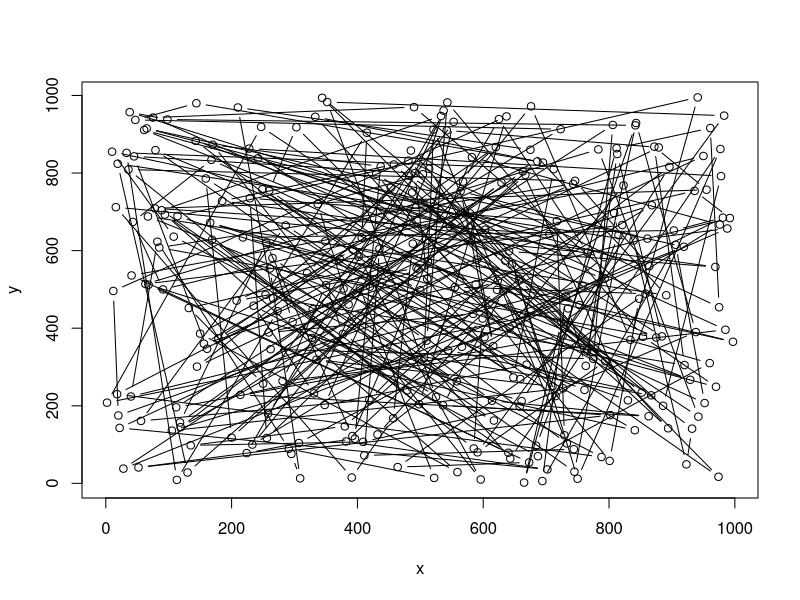

Write R code to recreate this figure. (Note: this script raises an error after producing the figure.)
###########################################
# Description
################

# The Travelling Salesman Problem (TSP) is one of the most intensively studied problems in optimizations research. 

# The problem is formulated as follows:
# Given a list of cities and the pairiwse distances between each city, what is the shortest possible 
# route that connects each city exactly once

# Despite it's easy problem formulation, the TSP is NP-hard and computationally expensive. 
# It is possible that the running time for any algorithm for the TSP increases superpolynomially with the number of cities/nodes

# Here I list several methods which attempt to 'solve' the TSP
# 1) Brutue Forcing - Consider all n! possible routes and choose the one which minimizes the total travelled distance.
# 2) Nearest Neighbour - Beginning with an initial node, iteratively pick the next subsequent node as the node which is closest to the previous node 
# 3) 2 opt - Beginning with an initial route, randomly permute two nodes and accept the new route only if the total distance is minimized 
# 4) Simmulated Anealling - An extension to local descent algorithms with the ability to escape local minima. 
#                           Local minima are escaped through the use of a decaying temperature + acceptance function in which 'worse' solutions are accepted
#                           as intermediary routes with probability roughly proportional to the change in cost function between iterations and 
#                           roughly inversely proportional to the number of iterations  

# Method 1 is compuationally prohibitive for any non-small n and therefore is not considered in this syntax. 
# Method 2 by far offers the quickest solution which reasonably approximates the global solution. However is known to produce local minima.
# Method 3 is a 'greedy' local descent algorithm which iteratively improves the route and will in the long term produce a more optimal solution than method 2
# Method 4 is the slowest, however with the addition of an acceptance function (similar to the Metropolis Hastings Algorithm), has the unique ability to escape local minima.
# Typically method 2 is used to build an iniial framework/route that feeds into more advanced methods. 
# However here I have coded simulated annealing without Nearest Neighbour boosting due to the desire of producing animations that resolve a reasonable solution
# from an initialy poor route choice
 
# Note that in this syntax I have sacrificed some computation speed in order to produce live plot animations of how the route and cost function are changing over time.
# However by updating the plot only once every 0.1 seconds if an improved solution is available, I have greatly reduced the computation burden.
# After running a few microbenchmarks, the bottleneck is in computation of the total distance
#################################################

cities <- 300 
df <- data.frame(x = sample(1000, cities), y = sample(1000, cities))
plot(df, type = 'b')

# Create a reference distance matrix to efficiently calculate the total distance of new candidate routes
dist_mtx <- as.matrix(dist(df))

# Compute the total distance given the ordering of the cities in the path
distance <- function(order){
  total_distance <- 0
  for (i in 1:(length(order)-1)) {
    total_distance <- total_distance + dist[order[i], order[i+1]]
  }
  return(total_distance)
} 
# Evaluation of the distance function takes 0.2 milliseconds for n = 300 cities. Execution takes 0.6 milliseconds without use of a distance matrix 
# This is a bottleneck. Roughly 80% of computation time during each iteration in the while() loop is spent computing total distance

# swap 3 randomly picked cities in the ordering
swap <- function(order) {
  swaps <- 3
  indices <- sample(1:length(order), swaps); temp <- rep(0,swaps)
  for (i in 1:swaps){
    temp[i] = order[indices[i]]
  }
  for (j in 1:(swaps-1)){
    order[indices[j]] = temp[j+1]
  }
  order[indices[swaps]] = temp[1]
  return(order)
} # Execution takes 0.008 milliseconds and speed seems mostly independent of n.

# Create the Simulated Annealing acceptance function, producing the probability of accepting a 'worse' intermediary solution 
accptFun <- function(delE, t) {
  return(1/(1+exp(delE/t)))
}

# Initialization
t = 1e4; order <- 1:cities; E <- distance(order = order); iter <- 1; Error <- c(E)

{
startTime <- proc.time()["elapsed"]; currentTime <- 0
wait <- 15
par(mfrow = c(1,2))
while(currentTime < wait) {
  newOrder <- swap(order = order)
  newE <- distance(order = newOrder)
  
  rand <- runif(1, min = 0, max = 1)
  acpt <- accptFun(newE - E, t)

  if(rand <= acpt) {
    delE <- newE - E
    
    cat("Iteration: ", iter, ", Time: ", currentTime["elapsed"], "\n")
    cat("Temperature: ", t, ", Prob Accept: ", acpt, "\n")
    cat("Total Distance: ", ", New Total Distance: ", newE, "\n")
    cat("Del E: ", delE, "\n")
    cat("\n\n")
    
    E <- newE
    order <- newOrder
    t <- t * 0.9
    iter <- iter + 1
    Error[iter] = E
    plot(x,y); lines(df[order,])
    plot(1:iter, Error, xlab = "Iterations", ylab = "Total Distance", type = "l")
    currentTime <- proc.time() - startTime 
    Sys.sleep(0.075)
    
  }
}
}

# plot(x,y); lines(df[order,])
